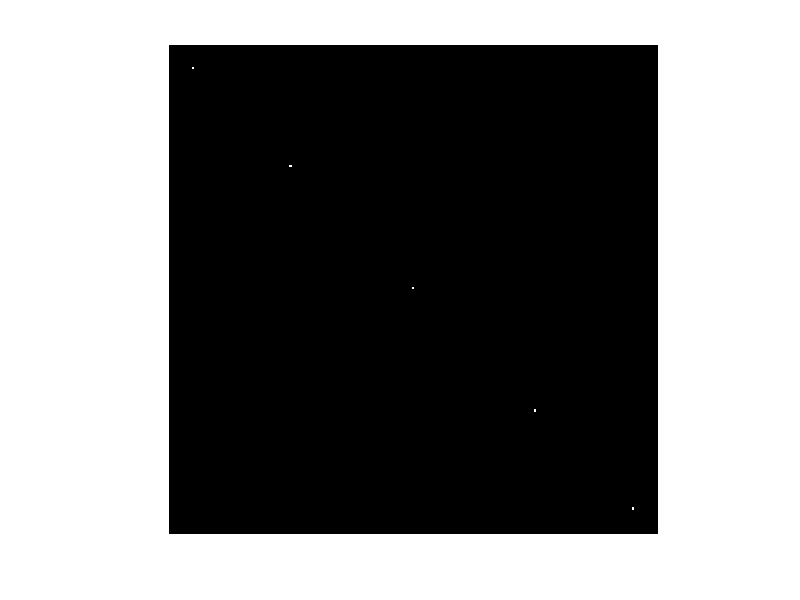
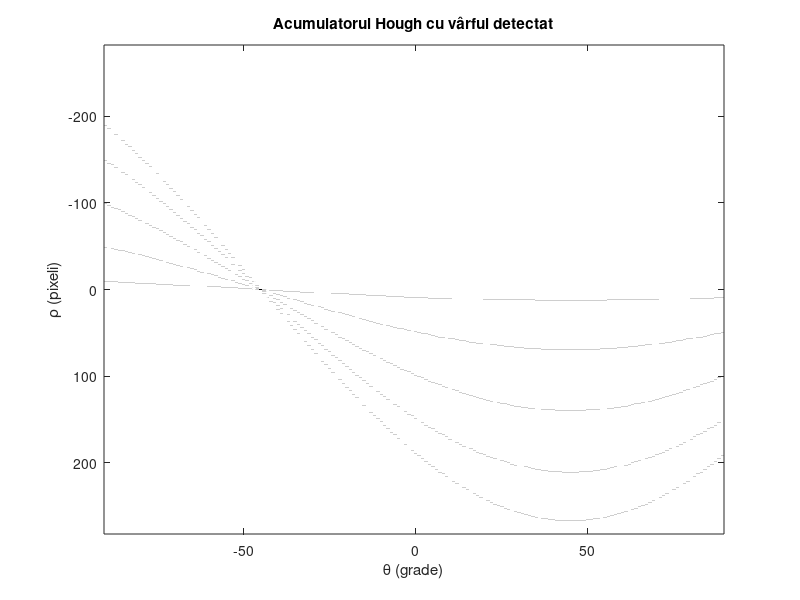
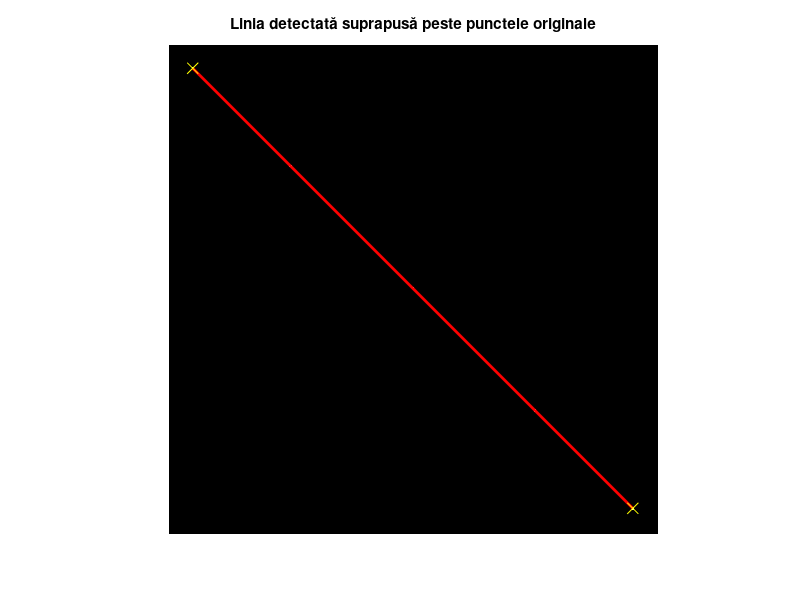

The MATLAB source for these figures, in order:
%% 1) Crearea imaginii și plasarea celor 5 puncte
% Creăm o imagine binară de 200 x 200
BW = zeros(200, 200);
% Definim coordonatele a 5 puncte coliniare pe dreapta y = x
puncte = [10, 10;
         50, 50;
         100, 100;
         150, 150;
         190, 190];
% Plasăm punctele în imagine
for i = 1:size(puncte, 1)
   BW(puncte(i,1), puncte(i,2)) = true;
end

imshow(BW);
%% 2) Aplicarea transformatei Hough
% Calculăm matricea acumulator (H), vectorul de unghiuri (theta) și distanțele (rho)
[H, theta, rho] = hough(BW);
% Vizualizăm acumulatorul
figure;
imshow(imcomplement(imadjust(rescale(H))), 'XData', theta, 'YData', rho, 'InitialMagnification', 'fit');
title('Acumulatorul Hough cu vârful detectat');
xlabel('\theta (grade)');
ylabel('\rho (pixeli)');
% colormap(cool);
axis on; axis normal;
hold on;

%% 3) Detectarea vârfurilor cu houghpeaks
% Căutăm 1 singur vârf (NumPeaks = 1), deoarece avem o singură dreaptă
P = houghpeaks(H, 1);
% Extragem coordonatele vârfului pentru a-l desena pe acumulator
theta_peak = theta(P(:,2));
rho_peak = rho(P(:,1));
% Marcăm vârful pe acumulator cu un pătrat alb
plot(theta_peak, rho_peak, 's', 'color', 'white', 'LineWidth', 2, 'MarkerSize', 10);
hold off;

%% 4) Extragerea segmentelor cu houghlines și suprapunerea pe imagine
lines = houghlines(BW, theta, rho, P, 'FillGap', 75, 'MinLength', 10);
% Afișăm imaginea originală
figure;
imshow(BW);
title('Linia detectată suprapusă peste punctele originale');
hold on;
% Desenăm linia/liniile detectate
for k = 1:length(lines)
   % Extragem coordonatele capetelor segmentului
   xy = [lines(k).point1; lines(k).point2];
  
   % Trasăm linia (cu roșu)
   plot(xy(:,1), xy(:,2), 'LineWidth', 2, 'Color', 'red');
  
   % Marcăm capetele segmentului (cu galben)
   plot(xy(1,1), xy(1,2), 'x', 'Color', 'yellow', 'MarkerSize', 8);
   plot(xy(2,1), xy(2,2), 'x', 'Color', 'yellow', 'MarkerSize', 8);
end
hold off;
